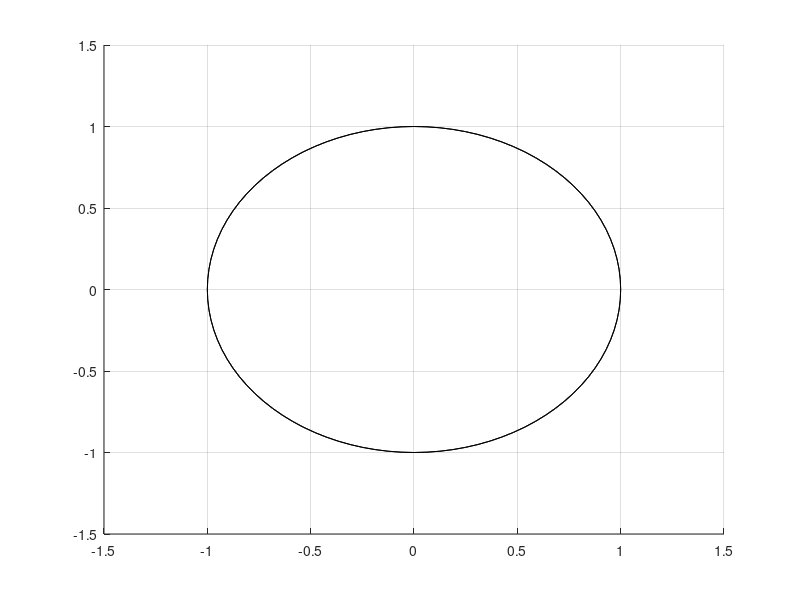

This chart was generated by the following MATLAB code: (Note: this script raises an error after producing the figure.)
clear all;
close all;
%Define the axis
axs=axes('XLim',[-1.5 1.5],'YLim',[-1.5 1.5],'ZLim',[-1.5 1.5]);
view(3)
grid on;
% Create an empty transformation referred
% to the axis just created
t = hgtransform('Parent',axs);
%Create a cylinder
[x,y,z] = cylinder([1,1],100);

h = surface(x,y,z,'FaceColor','red');
%Associate the cylinder with the
%transformation object
set(h, 'Parent',t);
%Wait for a key to be pressed
pause
for angle = 0:0.5:360,
%create a rotation matrix
Rz = makehgtform('xrotate',deg2rad(angle));
%apply to the transformation object and to its children
set (t,'Matrix',Rz);
%Update the children objects
drawnow;
end